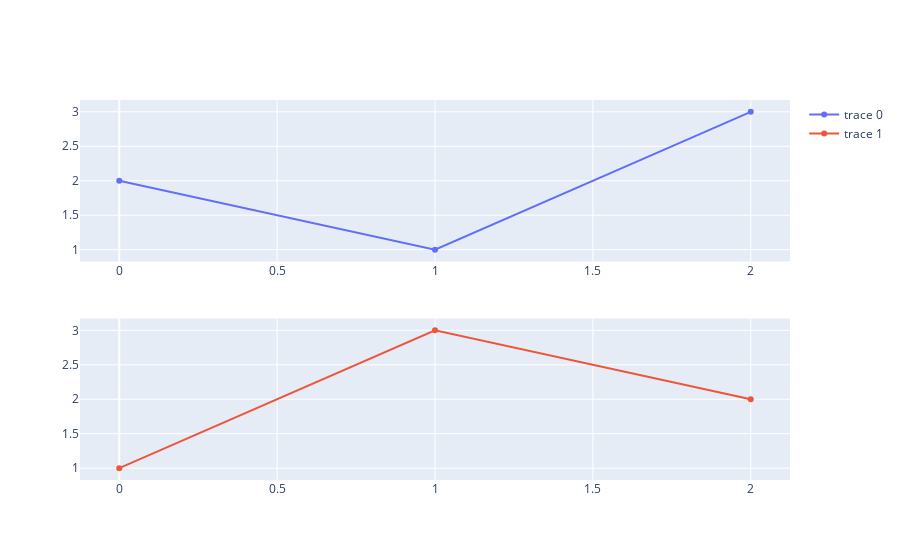

This figure's notebook cell:
### Markdown cell above
# Example №1

### Code cell
from plotly.subplots import make_subplots
import plotly.graph_objects as go
fig = make_subplots(rows=2)

fig.add_scatter(y=[2, 1, 3], row=1, col=1) 
fig.add_scatter(y=[1, 3, 2], row=2, col=1)

### Figure 1 — Plotly figure (JSON) as saved in the notebook; plotly's stock layout.template omitted (floating-point values rounded to 4 significant figures)
{"data": [{"type": "scatter", "xaxis": "x", "y": [2, 1, 3], "yaxis": "y"}, {"type": "scatter", "xaxis": "x2", "y": [1, 3, 2], "yaxis": "y2"}], "layout": {"xaxis": {"anchor": "y", "domain": [0, 1]}, "xaxis2": {"anchor": "y2", "domain": [0, 1]}, "yaxis": {"anchor": "x", "domain": [0.575, 1]}, "yaxis2": {"anchor": "x2", "domain": [0, 0.425]}}}
